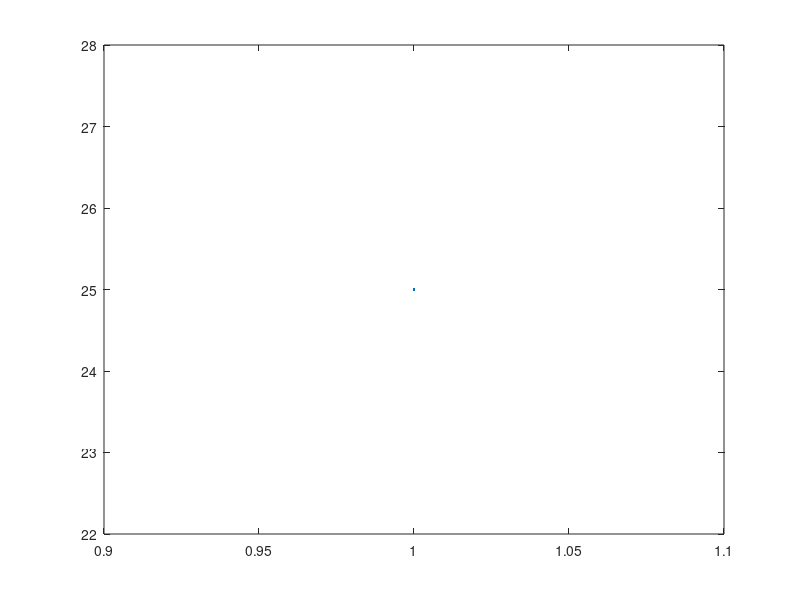

MATLAB code to generate this figure:

clear all

P = 0.5;       % Anfangswert der Fehlerkovarianz
Q = 0.0;      % Prozessrauschen
R = 2;      % Messrauschen
x_est = 23;    % Initiale Schätzung des Zustands
y=33;          % Messwert mit Fehler
n=1;          % Anzahl der notwendigen Schätzungen


    for k = 1:n
        x_pred = x_est;                     %Schätzwert t-1  
        P_pred = P + Q;                     %Schätzfehler
        K = P_pred / (P_pred + R);          %Kalmanverstärkung
        x_est = x_pred + K * (y - x_pred);  %Schätzwert
        P = (1 - K) * P_pred;               %Korrektur des Schätzfehlers
        x_out(k)=x_est;

    end

    plot(x_out);